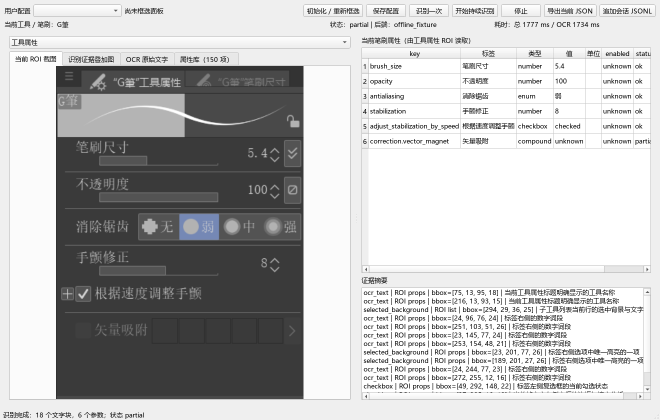
#> input picture recognizer/csp_panel_validator/examples/both_panels.verified.png, 1320 x 840 px (shown at 1/2 size)
$ python -i manual_icon_meanings.py   (imports and definitions only)
#> lines starting #> are read from the running program, lines starting #| are printed output that depends on the picture; after the words box and inside, x2 and y2 are one past the last pixel; in counts of white or black regions, pixels touching at a corner belong together
#> further down, picture is the input picture: shape (840, 1320, 3); mean B, G, R 189.3, 189.1, 189.1
"""Attach CLIP STUDIO PAINT manual meanings to the icon dictionary.

The online manual (help.clip-studio.com, here the Traditional Chinese edition, which has the same
page set as the other languages) documents palette icons with screenshots carrying numbered
callouts (black discs with a white digit) and a numbered list in the page text
("① 縮小 / 詳情請參照…"). For every screenshot:

  1. find dictionary icons in it (stroke-map template matching, all scales),
  2. find the numbered discs and read their digit (RapidOCR on the disc),
  3. give each icon the nearest disc in its column (or row),
  4. map the number to the page's numbered item -> title + description.

Pages are fetched once into --cache (HTML is parsed as text only). Output: manual_meanings.json
in the dictionary folder; build_icon_dictionary.py merges it into icons.json.
"""

from __future__ import annotations

import argparse
from collections import defaultdict
import concurrent.futures as cf
import hashlib
import html as htmllib
import json
import os
from pathlib import Path
import re
import sys
import urllib.parse
import urllib.request

import cv2
import numpy as np

from build_icon_dictionary import mask_digest

HERE = Path(__file__).resolve().parent
MANUAL = "https://help.clip-studio.com/zh-tw/"
CIRCLED = {chr(0x2460 + i): i + 1 for i in range(20)}  # ① .. ⑳
NUMBER_RE = re.compile(r"^(?:\((\d{1,2})\)|([①-⑳]))$")


# ---------- manual pages ----------

# [52 lines left out: functions fetch, page_urls, page_items, not called in this run]


# ---------- screenshot analysis ----------

def strokes(gray: np.ndarray, k: int) -> np.ndarray:
    return np.abs(gray.astype(np.float32) - cv2.medianBlur(gray, k | 1).astype(np.float32))


ORANGE = ((5, 150, 170), (25, 255, 255))  # HSV range of the manual's callout fill


def callout_discs(img: np.ndarray, min_radius: int = 6, max_radius: int = 24) -> list[tuple[int, int, int, str]]:
    """Numbered callouts: dark discs, or orange teardrops whose tip points at the item.
    Returns (cx, cy, r, kind) of the round body."""
#> called with min_radius = 6, max_radius = 24
    gray = cv2.cvtColor(img, cv2.COLOR_BGR2GRAY)
    hsv = cv2.cvtColor(img, cv2.COLOR_BGR2HSV)
#> hsv: shape (840, 1320, 3); mean H, S, V 0.4, 0.3, 189.3
    masks = {"dark": (gray < 60).astype(np.uint8),
             "orange": cv2.inRange(hsv, *ORANGE).astype(np.uint8) // 255}
    out = []
    for kind, m in masks.items():
        m = cv2.morphologyEx(m, cv2.MORPH_CLOSE, np.ones((3, 3), np.uint8))
        cnts, _ = cv2.findContours(m, cv2.RETR_EXTERNAL, cv2.CHAIN_APPROX_SIMPLE)
        for c in cnts:
            x, y, w, h = cv2.boundingRect(c)
            if not (2 * min_radius <= w <= 2 * max_radius + 2 and
                    2 * min_radius <= h <= 3 * max_radius and 0.6 <= w / h <= 1.4):
                continue
            filled = np.zeros((h, w), np.uint8)
            cv2.drawContours(filled, [c - [x, y]], -1, 1, -1)
            r = int(cv2.distanceTransform(filled, cv2.DIST_L2, 5).max())
            if not min_radius <= r <= max_radius or not 0.6 <= filled.mean() <= 0.87:
                continue
            # round body = the inscribed circle; the glyph inside has the opposite brightness
            dt = cv2.distanceTransform(filled, cv2.DIST_L2, 5)
            cy, cx = (int(v) for v in np.unravel_index(int(dt.argmax()), dt.shape))
            inner = gray[max(0, y + cy - r // 2):y + cy + r // 2 + 1, max(0, x + cx - r // 2):x + cx + r // 2 + 1]
            glyph = (inner > 150).mean() if kind == "dark" else (inner < 90).mean()
            if (0.025 if kind == "dark" else 0.05) < glyph < 0.6:
                out.append((x + int(cx), y + int(cy), r, kind))
#> this loop made 2 passes
#> kind on passes 1 to 2: 'dark', 'orange'
#> pass 1, in callout_discs, `m = cv2.morphologyEx(m, cv2.MORPH_CLOSE, np.ones((3, 3), np.uint8))`:
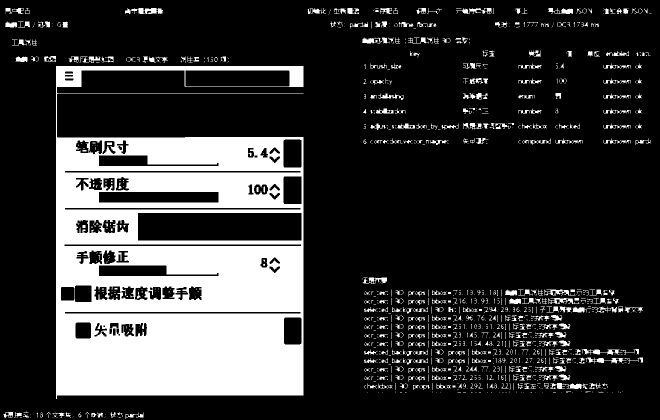
#> m: shape (840, 1320) (shown at 1/2 size); values 0 (black) and 1 (white), 21.7% white; 1306 white regions (900 under 20 px), largest, box (x1, y1, x2, y2) and area: (112, 132, 607, 798) 206248, (250, 16, 326, 28) 572, (1100, 766, 1176, 778) 488
#> after the loop, out = []
    # dark discs that touch other dark UI (sliders, frames) merge into one blob above;
    # find them as circles instead: dark ring of radius r around a light glyph
    # Use the configured range even when *all* discs are connected to UI lines.
    # A median derived only from isolated discs cannot recover that case.
    for kind, mask in masks.items():
        source = gray if kind == "dark" else mask * 255
        circles = cv2.HoughCircles(cv2.medianBlur(source, 3), cv2.HOUGH_GRADIENT, 1, min_radius * 1.6,
                                   param1=120, param2=12, minRadius=min_radius, maxRadius=max_radius)
        for cx, cy, r in ([] if circles is None else np.round(circles[0]).astype(int)):
            if any(np.hypot(cx - d[0], cy - d[1]) <= max(r, d[2]) for d in out):
                continue
            if cx - r < 0 or cy - r < 0 or cx + r >= gray.shape[1] or cy + r >= gray.shape[0]:
                continue  # clipped digits cannot be read reliably
            crop = gray[cy - r:cy + r + 1, cx - r:cx + r + 1]
            fill = mask[cy - r:cy + r + 1, cx - r:cx + r + 1]
            yy, xx = np.mgrid[-r:r + 1, -r:r + 1]
            dist = np.hypot(yy, xx)
            body = dist <= r - 1
            ring = (dist >= r * 0.65) & (dist <= r * 0.9)
            glyph = (crop[body] > 150).mean() if kind == "dark" else (crop[body] < 90).mean()
            # A narrow '1' occupies fewer pixels than other digits.
            if fill[body].mean() > 0.55 and (0.025 if kind == "dark" else 0.05) < glyph < 0.4 and fill[ring].mean() > 0.75:
                out.append((int(cx), int(cy), int(r), kind))
    return out


# [19 lines left out: functions disc_glyph, read_disc_ocr, not called in this run]


class DigitBook:
    """Callout digits are rendered in one fixed font: learn templates from confident OCR reads,
    then read every callout by template (the same idea as the glyph dictionary)."""

    SIZE = 24

    def __init__(self):
        self.samples: dict[int, list[np.ndarray]] = defaultdict(list)

    @classmethod
    def norm(cls, glyph: np.ndarray) -> np.ndarray:
        return cv2.resize(glyph, (cls.SIZE, cls.SIZE), interpolation=cv2.INTER_AREA).astype(np.float32)

    def add(self, n: int, glyph: np.ndarray) -> None:
        if len(self.samples[n]) < 12:
            self.samples[n].append(self.norm(glyph))

    # [211 lines left out: functions read, find_icons, reading_order, number_discs, merge_page_results, assign and 1 more, not called in this run]


# [2 lines not run here, left out]

>>> import cv2
>>> picture = cv2.imread('../csp_panel_validator/examples/both_panels.verified.png')
>>> result = callout_discs(picture)
#> result = []
